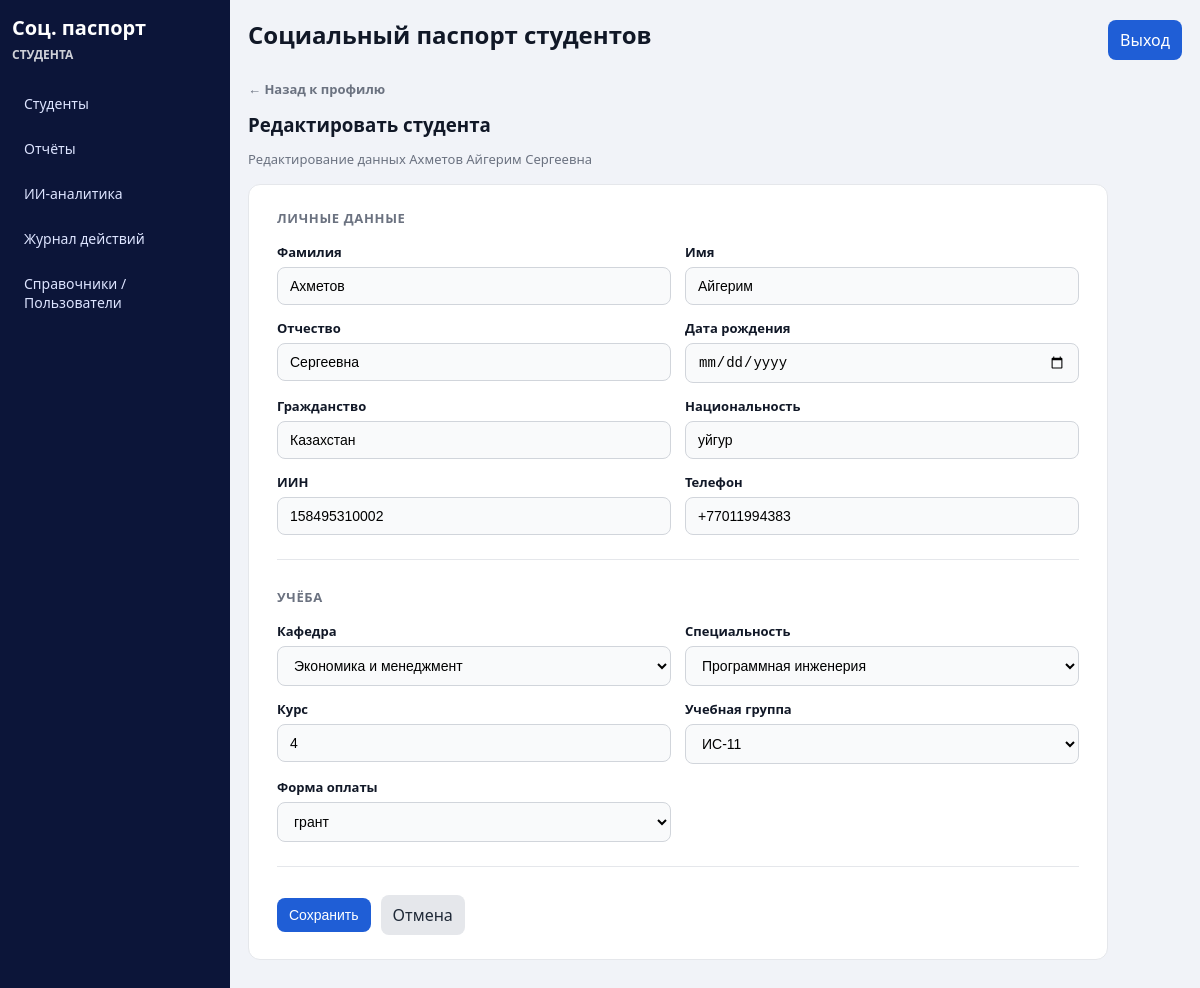
The app's page /students/28/edit/ (signed in) with its own data.
### core/models.py (models this page shows, shortened)
class Student(models.Model):
    iin_validator = RegexValidator(r"^\d{12}$", "ИИН должен содержать ровно 12 цифр.")
    last_name = models.CharField("Фамилия", max_length=150)
    first_name = models.CharField("Имя", max_length=150)
    middle_name = models.CharField("Отчество", max_length=150, blank=True)
    birth_date = models.DateField("Дата рождения")
    citizenship = models.CharField("Гражданство", max_length=120)
    nationality = models.CharField("Национальность", max_length=120)
    iin = models.CharField(
        "ИИН", max_length=12, unique=True, validators=[iin_validator], db_index=True
    )
    phone = models.CharField("Телефон", max_length=20, db_index=True)
    department = models.ForeignKey(Department, on_delete=models.PROTECT, verbose_name="Кафедра")
    specialty = models.ForeignKey(Specialty, on_delete=models.PROTECT, verbose_name="Специальность")
    course = models.PositiveSmallIntegerField(
        "Курс", validators=[MinValueValidator(1), MaxValueValidator(6)]
    )
    group = models.ForeignKey(StudyGroup, on_delete=models.PROTECT, verbose_name="Учебная группа")
    payment_form = models.ForeignKey(
        PaymentForm, on_delete=models.PROTECT, verbose_name="Форма оплаты"
    )
    created_at = models.DateTimeField("Создано", auto_now_add=True)
    updated_at = models.DateTimeField("Обновлено", auto_now=True)
    class Meta:
        verbose_name = "Студент"
        verbose_name_plural = "Студенты"
        ordering = ["last_name", "first_name"]
        indexes = [
            models.Index(fields=["last_name", "first_name", "middle_name"]),
            models.Index(fields=["iin"]),
            models.Index(fields=["phone"]),
        ]
    @property
    def full_name(self):
        return f"{self.last_name} {self.first_name} {self.middle_name}".strip()

### core/views.py (the view)
# urls.py: path("students/<int:pk>/edit/", views.student_update, name="student-update"),
@login_required
def student_update(request, pk):
    student = get_object_or_404(Student, pk=pk)
    form = StudentForm(request.POST or None, instance=student)
    if request.method == "POST" and form.is_valid():
        form.save()
        log_action(request, "update", f"Обновлен студент: {student.full_name}")
        return redirect("student-detail", pk=student.pk)
    return render(
        request,
        "core/student_form.html",
        _student_form_context(form, "Редактировать студента", student),
    )

### core/forms.py
class StudentForm(RussianModelForm):
    class Meta:
        model = Student
        fields = [
            "last_name",
            "first_name",
            "middle_name",
            "birth_date",
            "citizenship",
            "nationality",
            "iin",
            "phone",
            "department",
            "specialty",
            "course",
            "group",
            "payment_form",
        ]
        widgets = {"birth_date": DateInput()}

### core/models.py (called while the page is built)
    def __str__(self):
        return self.name

### core/views.py (called while the page is built)
def _student_form_context(form, title, student=None):
    return {
        "form": form,
        "title": title,
        "student": student,
        "personal_fields": [form[name] for name in STUDENT_PERSONAL_FIELDS],
        "academic_fields": [form[name] for name in STUDENT_ACADEMIC_FIELDS],
    }

### templates/core/student_form.html (shortened to what this page needs)
{% extends "base.html" %}
{% block content %}
{% if student %}
<a class="back-link" href="{% url 'student-detail' student.pk %}">← Назад к профилю</a>
{% else %}
<a class="back-link" href="{% url 'student-list' %}">← Назад к списку</a>
{% endif %}
<div class="form-page-header">
    <h3>{{ title }}</h3>
    {% if student %}<p class="muted">Редактирование данных {{ student.full_name }}</p>{% endif %}
</div>
<div class="card student-form-card">
    <form method="post" class="student-form">
        <div class="form-section">
            <h4 class="form-section-title">Личные данные</h4>
            <div class="form-grid">
                {% for field in personal_fields %}
                <div class="form-field">
                    <label for="{{ field.id_for_label }}">{{ field.label }}</label>
                    {{ field }}
                </div>
                {% endfor %}
            </div>
        </div>
        <div class="form-section">
            <h4 class="form-section-title">Учёба</h4>
            <div class="form-grid">
                {% for field in academic_fields %}
                <div class="form-field">
                    <label for="{{ field.id_for_label }}">{{ field.label }}</label>
                    {{ field }}
                </div>
                {% endfor %}
            </div>
        </div>
        <div class="form-actions">
            <button type="submit" class="button">Сохранить</button>
            {% if student %}
                <a class="button button-secondary" href="{% url 'student-detail' student.pk %}">Отмена</a>
            {% else %}
                <a class="button button-secondary" href="{% url 'student-list' %}">Отмена</a>
            {% endif %}
        </div>
    </form>
</div>
{% endblock %}

### static/styles.css (style rules this page uses)
:root { --bg: #f1f3f8; --card: #ffffff; --line: #e5e7eb; --text: #111827; --muted: #6b7280; --nav: #0c1539; --nav-active: #1c2c63; --accent: #1f5ed6; --danger: #c91e3a; --warn: #d97706; --ok: #1d4ed8; }
* { box-sizing: border-box; }
body { margin: 0; font-family: "Segoe UI", Arial, sans-serif; color: var(--text); background: var(--bg); }
a { color: var(--accent); text-decoration: none; }
h2, h3, h4 { margin: 0 0 10px; }
.muted { color: var(--muted); font-size: 13px; }
.card { background: var(--card); border: 1px solid var(--line); border-radius: 12px; padding: 14px; margin-bottom: 14px; }
input, select, textarea, button { border: 1px solid #d1d5db; border-radius: 8px; padding: 8px 10px; font-size: 14px; }
button, .button { background: var(--accent); color: #fff; border: none; padding: 9px 12px; border-radius: 8px; display: inline-block; }
.button-secondary { background: #e5e7eb; color: #1f2937; }
.form-grid { display: grid; grid-template-columns: repeat(2, 1fr); gap: 14px; }
.form-field { display: flex; flex-direction: column; gap: 6px; }
.form-field label { font-size: 13px; font-weight: 600; }
.form-field input, .form-field select { width: 100%; }
.form-actions { display: flex; gap: 10px; align-items: center; }
.back-link { display: inline-block; font-size: 13px; font-weight: 600; color: var(--muted); margin-bottom: 14px; transition: color 0.15s; }
.form-page-header { margin-bottom: 16px; }
.form-page-header h3 { margin-bottom: 4px; }
.student-form-card { padding: 24px 28px; max-width: 860px; }
.student-form .form-section { margin-bottom: 28px; padding-bottom: 24px; border-bottom: 1px solid var(--line); }
.form-section-title { font-size: 13px; font-weight: 700; text-transform: uppercase; letter-spacing: 0.05em; color: var(--muted); margin: 0 0 16px; }
.student-form .form-field input, .student-form .form-field select, .student-form .form-field textarea { padding: 10px 12px; background: #f9fafb; border-color: #d1d5db; transition: border-color 0.15s, box-shadow 0.15s, background 0.15s; }

### records on screen
Student: full_name "Ахметов Айгерим Сергеевна", personal_fields "Ахметов" "Айгерим" "Сергеевна" "Казахстан" "уйгур" "158495310002" "+77011994383", academic_fields "Экономика и менеджмент" "Программная инженерия" "4" "ИС-11" "грант"

### other values on screen
{{ title }} "Редактировать студента"
{{ field.label }} "Фамилия" "Имя" "Отчество" "Дата рождения" "Гражданство" "Национальность" "ИИН" "Телефон"
{{ field.label }} "Кафедра" "Специальность" "Курс" "Учебная группа" "Форма оплаты"
